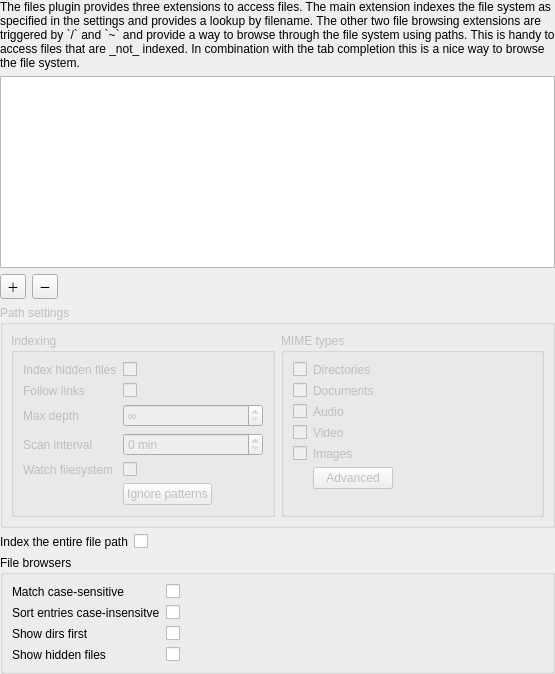
<?xml version="1.0" encoding="UTF-8"?>
<ui version="4.0">
 <class>ConfigWidget</class>
 <widget class="QWidget" name="ConfigWidget">
  <layout class="QVBoxLayout" name="verticalLayout_2">
   <property name="leftMargin">
    <number>0</number>
   </property>
   <property name="topMargin">
    <number>0</number>
   </property>
   <property name="rightMargin">
    <number>0</number>
   </property>
   <property name="bottomMargin">
    <number>0</number>
   </property>
   <item>
    <widget class="QLabel" name="label_6">
     <property name="text">
      <string>The files plugin provides three extensions to access files. The main extension indexes the file system as specified in the settings and provides a lookup by filename. The other two file browsing extensions are triggered by `/` and `~` and provide a way to browse through the file system using paths. This is handy to access files that are _not_ indexed. In combination with the tab completion this is a nice way to browse the file system.</string>
     </property>
     <property name="wordWrap">
      <bool>true</bool>
     </property>
    </widget>
   </item>
   <item>
    <widget class="QListView" name="listView_paths">
     <property name="sizePolicy">
      <sizepolicy hsizetype="Expanding" vsizetype="MinimumExpanding">
       <horstretch>0</horstretch>
       <verstretch>0</verstretch>
      </sizepolicy>
     </property>
     <property name="editTriggers">
      <set>QAbstractItemView::NoEditTriggers</set>
     </property>
     <property name="alternatingRowColors">
      <bool>true</bool>
     </property>
     <property name="uniformItemSizes">
      <bool>true</bool>
     </property>
    </widget>
   </item>
   <item>
    <layout class="QHBoxLayout" name="horizontalLayout_4">
     <item>
      <widget class="QToolButton" name="toolButton_add">
       <property name="text">
        <string notr="true">＋</string>
       </property>
      </widget>
     </item>
     <item>
      <widget class="QToolButton" name="toolButton_rem">
       <property name="text">
        <string notr="true">－</string>
       </property>
      </widget>
     </item>
     <item>
      <widget class="QLabel" name="label_statusbar">
       <property name="sizePolicy">
        <sizepolicy hsizetype="Preferred" vsizetype="Fixed">
         <horstretch>0</horstretch>
         <verstretch>0</verstretch>
        </sizepolicy>
       </property>
       <property name="text">
        <string/>
       </property>
      </widget>
     </item>
    </layout>
   </item>
   <item>
    <widget class="QGroupBox" name="groupBox_path">
     <property name="enabled">
      <bool>false</bool>
     </property>
     <property name="title">
      <string>Path settings</string>
     </property>
     <layout class="QVBoxLayout" name="verticalLayout_4" stretch="0">
      <property name="leftMargin">
       <number>8</number>
      </property>
      <property name="topMargin">
       <number>8</number>
      </property>
      <property name="rightMargin">
       <number>8</number>
      </property>
      <property name="bottomMargin">
       <number>8</number>
      </property>
      <item>
       <layout class="QHBoxLayout" name="horizontalLayout" stretch="1,1">
        <item>
         <widget class="QGroupBox" name="groupBox">
          <property name="title">
           <string>Indexing</string>
          </property>
          <layout class="QFormLayout" name="formLayout">
           <item row="0" column="0">
            <widget class="QLabel" name="label_hidden">
             <property name="text">
              <string>Index hidden files</string>
             </property>
            </widget>
           </item>
           <item row="0" column="1">
            <widget class="QCheckBox" name="checkBox_hidden">
             <property name="text">
              <string/>
             </property>
            </widget>
           </item>
           <item row="1" column="0">
            <widget class="QLabel" name="label_symlink">
             <property name="text">
              <string>Follow links</string>
             </property>
            </widget>
           </item>
           <item row="1" column="1">
            <widget class="QCheckBox" name="checkBox_followSymlinks">
             <property name="toolTip">
              <string>This option should by used with care and only if necessary. It may cause indexing of way more files you wanted when the indexed file tree contains links to directories outside the specified file tree.</string>
             </property>
             <property name="text">
              <string/>
             </property>
            </widget>
           </item>
           <item row="2" column="0">
            <widget class="QLabel" name="label_depth">
             <property name="text">
              <string>Max depth</string>
             </property>
            </widget>
           </item>
           <item row="2" column="1">
            <widget class="QSpinBox" name="spinBox_depth">
             <property name="sizePolicy">
              <sizepolicy hsizetype="MinimumExpanding" vsizetype="Fixed">
               <horstretch>0</horstretch>
               <verstretch>0</verstretch>
              </sizepolicy>
             </property>
             <property name="specialValueText">
              <string notr="true">∞</string>
             </property>
             <property name="maximum">
              <number>255</number>
             </property>
            </widget>
           </item>
           <item row="3" column="0">
            <widget class="QLabel" name="label_interval">
             <property name="text">
              <string>Scan interval</string>
             </property>
            </widget>
           </item>
           <item row="3" column="1">
            <widget class="QSpinBox" name="spinBox_interval">
             <property name="sizePolicy">
              <sizepolicy hsizetype="MinimumExpanding" vsizetype="Fixed">
               <horstretch>0</horstretch>
               <verstretch>0</verstretch>
              </sizepolicy>
             </property>
             <property name="suffix">
              <string extracomment="Abbr. minutes"> min</string>
             </property>
             <property name="minimum">
              <number>0</number>
             </property>
             <property name="maximum">
              <number>1440</number>
             </property>
             <property name="singleStep">
              <number>5</number>
             </property>
            </widget>
           </item>
           <item row="4" column="0">
            <widget class="QLabel" name="label_fswatch">
             <property name="text">
              <string>Watch filesystem</string>
             </property>
            </widget>
           </item>
           <item row="4" column="1">
            <widget class="QCheckBox" name="checkBox_fswatch">
             <property name="text">
              <string/>
             </property>
            </widget>
           </item>
           <item row="5" column="1">
            <widget class="QPushButton" name="pushButton_namefilters">
             <property name="sizePolicy">
              <sizepolicy hsizetype="Fixed" vsizetype="Fixed">
               <horstretch>0</horstretch>
               <verstretch>0</verstretch>
              </sizepolicy>
             </property>
             <property name="text">
              <string>Ignore patterns</string>
             </property>
            </widget>
           </item>
          </layout>
         </widget>
        </item>
        <item>
         <widget class="QGroupBox" name="groupBox_3">
          <property name="title">
           <string>MIME types</string>
          </property>
          <layout class="QFormLayout" name="formLayout_2">
           <item row="0" column="0">
            <widget class="QCheckBox" name="checkBox_dirs">
             <property name="text">
              <string/>
             </property>
            </widget>
           </item>
           <item row="1" column="0">
            <widget class="QCheckBox" name="checkBox_docs">
             <property name="text">
              <string/>
             </property>
            </widget>
           </item>
           <item row="2" column="0">
            <widget class="QCheckBox" name="checkBox_audio">
             <property name="text">
              <string/>
             </property>
            </widget>
           </item>
           <item row="3" column="0">
            <widget class="QCheckBox" name="checkBox_video">
             <property name="text">
              <string/>
             </property>
            </widget>
           </item>
           <item row="4" column="0">
            <widget class="QCheckBox" name="checkBox_image">
             <property name="text">
              <string/>
             </property>
            </widget>
           </item>
           <item row="0" column="1">
            <widget class="QLabel" name="label">
             <property name="text">
              <string>Directories</string>
             </property>
            </widget>
           </item>
           <item row="1" column="1">
            <widget class="QLabel" name="label_2">
             <property name="text">
              <string>Documents</string>
             </property>
            </widget>
           </item>
           <item row="2" column="1">
            <widget class="QLabel" name="label_3">
             <property name="text">
              <string>Audio</string>
             </property>
            </widget>
           </item>
           <item row="3" column="1">
            <widget class="QLabel" name="label_4">
             <property name="text">
              <string>Video</string>
             </property>
            </widget>
           </item>
           <item row="4" column="1">
            <widget class="QLabel" name="label_5">
             <property name="text">
              <string>Images</string>
             </property>
            </widget>
           </item>
           <item row="5" column="1">
            <widget class="QPushButton" name="pushButton_mimefilters">
             <property name="sizePolicy">
              <sizepolicy hsizetype="Fixed" vsizetype="Fixed">
               <horstretch>0</horstretch>
               <verstretch>0</verstretch>
              </sizepolicy>
             </property>
             <property name="text">
              <string>Advanced</string>
             </property>
            </widget>
           </item>
          </layout>
         </widget>
        </item>
       </layout>
      </item>
     </layout>
    </widget>
   </item>
   <item>
    <layout class="QFormLayout" name="formLayout_general">
     <item row="0" column="0">
      <widget class="QLabel" name="indexFilePathLabel">
       <property name="text">
        <string>Index the entire file path</string>
       </property>
      </widget>
     </item>
     <item row="0" column="1">
      <widget class="QCheckBox" name="indexFilePathCheckBox">
       <property name="sizePolicy">
        <sizepolicy hsizetype="Fixed" vsizetype="Fixed">
         <horstretch>0</horstretch>
         <verstretch>0</verstretch>
        </sizepolicy>
       </property>
      </widget>
     </item>
    </layout>
   </item>
   <item>
    <widget class="QGroupBox" name="groupBox_fileBrowsers">
     <property name="title">
      <string>File browsers</string>
     </property>
     <layout class="QFormLayout" name="formLayout_3">
      <item row="0" column="0">
       <widget class="QLabel" name="matchCaseSensitiveLabel">
        <property name="text">
         <string>Match case-sensitive</string>
        </property>
       </widget>
      </item>
      <item row="0" column="1">
       <widget class="QCheckBox" name="matchCaseSensitiveCheckBox">
        <property name="sizePolicy">
         <sizepolicy hsizetype="Fixed" vsizetype="Fixed">
          <horstretch>0</horstretch>
          <verstretch>0</verstretch>
         </sizepolicy>
        </property>
       </widget>
      </item>
      <item row="1" column="0">
       <widget class="QLabel" name="sortCaseInsensitveLabel">
        <property name="text">
         <string>Sort entries case-insensitve</string>
        </property>
       </widget>
      </item>
      <item row="1" column="1">
       <widget class="QCheckBox" name="sortCaseInsensitveCheckBox">
        <property name="sizePolicy">
         <sizepolicy hsizetype="Fixed" vsizetype="Fixed">
          <horstretch>0</horstretch>
          <verstretch>0</verstretch>
         </sizepolicy>
        </property>
       </widget>
      </item>
      <item row="2" column="0">
       <widget class="QLabel" name="showDirsFirstLabel">
        <property name="text">
         <string>Show dirs first</string>
        </property>
       </widget>
      </item>
      <item row="2" column="1">
       <widget class="QCheckBox" name="showDirsFirstCheckBox">
        <property name="sizePolicy">
         <sizepolicy hsizetype="Fixed" vsizetype="Fixed">
          <horstretch>0</horstretch>
          <verstretch>0</verstretch>
         </sizepolicy>
        </property>
       </widget>
      </item>
      <item row="3" column="0">
       <widget class="QLabel" name="showHiddenFilesLabel">
        <property name="text">
         <string>Show hidden files</string>
        </property>
       </widget>
      </item>
      <item row="3" column="1">
       <widget class="QCheckBox" name="showHiddenFilesCheckBox">
        <property name="sizePolicy">
         <sizepolicy hsizetype="Fixed" vsizetype="Fixed">
          <horstretch>0</horstretch>
          <verstretch>0</verstretch>
         </sizepolicy>
        </property>
       </widget>
      </item>
     </layout>
    </widget>
   </item>
   <item>
    <spacer name="verticalSpacer">
     <property name="orientation">
      <enum>Qt::Vertical</enum>
     </property>
     <property name="sizeHint" stdset="0">
      <size>
       <width>0</width>
       <height>0</height>
      </size>
     </property>
    </spacer>
   </item>
  </layout>
 </widget>
 <resources/>
 <connections/>
</ui>
